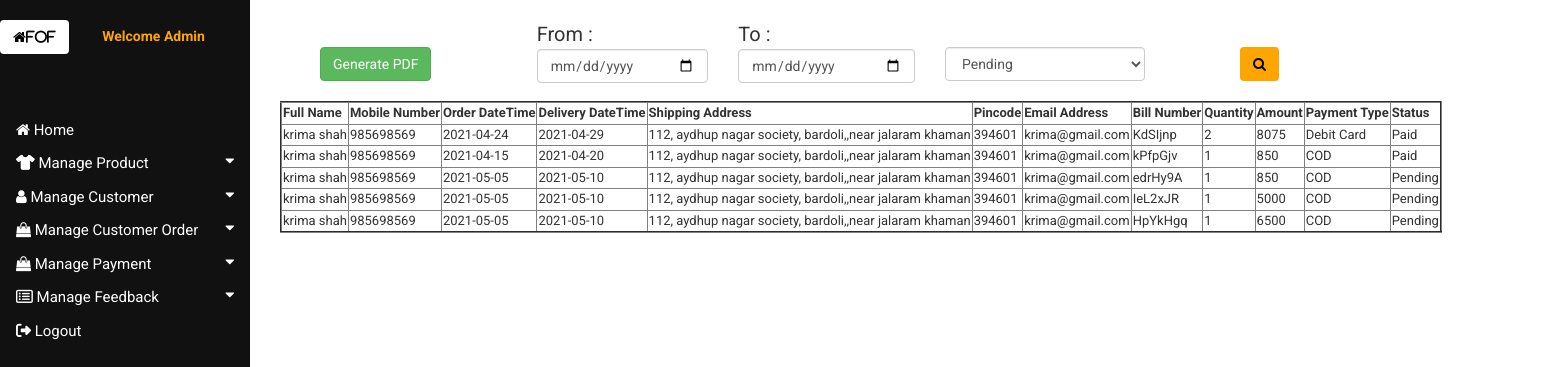
Screenshot of /OBMS/Boutique/Payment_View.php with the database file from the repository.
### tables this page shows
CREATE TABLE `tblcustomerorder` (
  `Serialno` int(11) NOT NULL,
  `Billno` varchar(50) NOT NULL,
  `Orderno` int(11) NOT NULL,
  `Customerid` int(11) NOT NULL,
  `Cartid` int(11) NOT NULL,
  `Quantity` int(11) NOT NULL,
  `Amount` int(11) NOT NULL,
  `PaymentDesc` varchar(250) NOT NULL,
  `Transactionid` varchar(100) NOT NULL,
  `order_datetime` date NOT NULL,
  `delivery_datetime` date NOT NULL,
  `Status` varchar(50) NOT NULL,
  `order_status` varchar(50) NOT NULL
);

CREATE TABLE `tblcustomerordermaster` (
  `no` int(11) NOT NULL,
  `Customerid` int(11) NOT NULL,
  `Full_Name` varchar(50) NOT NULL,
  `Mobile_Number` char(10) NOT NULL,
  `Shipping_address` varchar(250) NOT NULL,
  `Cityid` int(11) NOT NULL,
  `pincode` int(11) NOT NULL,
  `status` varchar(50) NOT NULL
);

CREATE TABLE `tblcustomer` (
  `id` int(11) NOT NULL,
  `fname` varchar(20) NOT NULL,
  `lname` varchar(20) NOT NULL,
  `address` varchar(500) NOT NULL,
  `cityid` int(11) NOT NULL,
  `pincode` int(11) NOT NULL,
  `gender` varchar(6) NOT NULL,
  `dob` date NOT NULL,
  `contactno` char(10) NOT NULL,
  `emailid` varchar(30) NOT NULL,
  `password` char(8) NOT NULL,
  `status` varchar(20) NOT NULL,
  `userid` int(11) NOT NULL
);

### OBMS/Boutique/Payment_View.php (the view, shortened to what this page needs)
<?php include './connection.php';?>
<?php include './sideheader.php';?>
<html>
    <head>
    <link href="css/bootstrap.min.css" rel="stylesheet">
    <link href="css/main.css" rel="stylesheet">
    </head>
    <body>
       <div class="main" style="padding-left: 10px;margin-top: 20px">
                <form action="#" method="post">
                    <div class="form-group col-md-2" style="margin-top:27px;padding-left: 10px">
                        <a href="PaymentReport.php" class="btn btn-success">Generate PDF</a>
                    </div>
                    <div class="form-group col-md-2" style="padding-left:20px">
                        From : <input type="date" class="form-control" name="from" />
                    </div>
                    <div class="form-group col-md-2">
                        To : <input type="date" class="form-control" name="to" />
                    </div>
                    <div class="form-group col-md-3" style="margin-top:27px">
                        <select name="status" class="form-control" style="width:200px">
                            <option> Pending </option>
                        </select>
                    </div>
                    <button name="btnSearch" style="margin-top:27px;background-color: orange" class="btn"><i class="fa fa-search"></i></button>
                </form>
        </div>
        <br>
        <?php
            if(isset($_POST['btnSearch']))
            {
                $from=date('Y-m-d', strtotime($_POST['from']));
                $to=date('Y-m-d', strtotime($_POST['to']));
                $status=$_POST['status'];
                $sql="select o.Full_Name,o.Mobile_Number,p.order_datetime,p.delivery_datetime,o.Shipping_address,
                    o.pincode,c.emailid,p.Billno,p.Quantity,p.Amount,p.PaymentDesc,p.Status
                    from tblcustomerorder p
                    INNER JOIN tblcustomer c ON
                        p.Customerid=c.id
                     INNER JOIN tblcustomerordermaster o ON
                        p.Orderno=o.no
                        where  p.order_datetime BETWEEN '$from' AND '$to' AND p.Status='$status'
                        ORDER BY order_datetime ASC";
                $result= mysqli_query($con, $sql);
                ?>
<form action="#" method="post">
<div class="container" style="margin-left: 280px;margin-top: 0px;font-size: 13px;width: 1290px">
    <div class="row">
        <table border="2px">
           <tr>
               <th> Full Name </th>
               <th> Mobile Number </th>
               <th> Order DateTime </th>
               <th> Delivery DateTime </th>
               <th> Shipping Address </th>
               <th> Pincode </th>
               <th> Email Address </th>
               <th> Bill Number </th>
               <th> Quantity </th>
               <th> Amount </th>
               <th> Payment Type </th>
               <th> Status </th>
           </tr>
           <?php
                if($result->num_rows>0)
                {
                     while($row= mysqli_fetch_array($result))
                        {?>
                <tr>
                                 <td> <?php echo $row['Full_Name'];?> </td>
                                <td> <?php echo $row['Mobile_Number'];?> </td>
                                <td> <?php echo $row['order_datetime'];?> </td>
                                <td> <?php echo $row['delivery_datetime'];?> </td>
                                <td> <?php echo $row['Shipping_address'];?> </td>
                                <td> <?php echo $row['pincode'];?> </td>
                                <td> <?php echo $row['emailid'];?> </td>
                                <td> <?php echo $row['Billno'];?> </td>
                                <td> <?php echo $row['Quantity'];?> </td>
                                <td> <?php echo $row['Amount'];?> </td>
                                <td> <?php echo $row['PaymentDesc'];?> </td>
                                <td> <?php echo $row['Status'];?> </td>
                </tr>
                            <?php
                }}?>
                       </table>
                <?php }
 else
 {
    $sql="select o.Full_Name,o.Mobile_Number,p.order_datetime,p.delivery_datetime,o.Shipping_address,
                    o.pincode,c.emailid,p.Billno,p.Quantity,p.Amount,p.PaymentDesc,p.Status
                    from tblcustomerorder p
                    INNER JOIN tblcustomer c ON
                        p.Customerid=c.id
                     INNER JOIN tblcustomerordermaster o ON
                        p.Orderno=o.no
                        ORDER BY p.Serialno ASC";
                $result= mysqli_query($con, $sql);
    ?>
<form action="#" method="post">
<div class="container" style="margin-left: 280px;margin-top: 0px;font-size:13px;width: 1290px">
    <div class="row">
        <table border="2px">
           <tr>
               <th> Full Name </th>
               <th> Mobile Number </th>
               <th> Order DateTime </th>
               <th> Delivery DateTime </th>
               <th> Shipping Address </th>
               <th> Pincode </th>
               <th> Email Address </th>
               <th> Bill Number </th>
               <th> Quantity </th>
               <th> Amount </th>
               <th> Payment Type </th>
               <th> Status </th>
           </tr>
               <?php
                if($result->num_rows>0)
                {
                     while($row= mysqli_fetch_assoc($result))
                        {?>
                            <tr>
                                <td> <?php echo $row['Full_Name'];?> </td>
                                <td> <?php echo $row['Mobile_Number'];?> </td>
                                <td> <?php echo $row['order_datetime'];?> </td>
                                <td> <?php echo $row['delivery_datetime'];?> </td>
                                <td> <?php echo $row['Shipping_address'];?> </td>
                                <td> <?php echo $row['pincode'];?> </td>
                                <td> <?php echo $row['emailid'];?> </td>
                                <td> <?php echo $row['Billno'];?> </td>
                                <td> <?php echo $row['Quantity'];?> </td>
                                <td> <?php echo $row['Amount'];?> </td>
                                <td> <?php echo $row['PaymentDesc'];?> </td>
                                <td> <?php echo $row['Status'];?> </td>
                            </tr>
                            <?php
                        }?>
                       </table>
                <?php }
 }
?>
    </div>
</div>
</form>
 </body>
</html>

### OBMS/Boutique/css/main.css (style rules this page uses)
body { font-family: 'Roboto', sans-serif; position: relative; font-weight:400px; }
a { -webkit-transition: 300ms; -moz-transition: 300ms; -o-transition: 300ms; transition: 300ms; }
.user_info input, select, textarea { background: #F0F0E9; border:0; color: #696763; padding: 5px; width: 100%; border-radius: 0; resize: none }

### OBMS/Boutique/sideheader.php (style rules this page uses)
body { font-family: "Lato", sans-serif; }
.main { margin-left: 300px; font-size: 20px; padding: 0px 10px; }

### rows the page displays
tblcustomerorder: tblcustomerordermaster.Full_Name "krima shah", tblcustomerordermaster.Mobile_Number "985698569", order_datetime "2021-04-24", delivery_datetime "2021-04-29", tblcustomerordermaster.Shipping_address "112, aydhup nagar society, bardoli,,near jalaram khaman", tblcustomerordermaster.pincode "394601", Customerid.emailid "krima@gmail.com", Billno "KdSIjnp", Quantity "2", Amount "8075", PaymentDesc "Debit Card", Status "Paid"
tblcustomerorder: tblcustomerordermaster.Full_Name "krima shah", tblcustomerordermaster.Mobile_Number "985698569", order_datetime "2021-04-15", delivery_datetime "2021-04-20", tblcustomerordermaster.Shipping_address "112, aydhup nagar society, bardoli,,near jalaram khaman", tblcustomerordermaster.pincode "394601", Customerid.emailid "krima@gmail.com", Billno "kPfpGjv", Quantity "1", Amount "850", PaymentDesc "COD", Status "Paid"
tblcustomerorder: tblcustomerordermaster.Full_Name "krima shah", tblcustomerordermaster.Mobile_Number "985698569", order_datetime "2021-05-05", delivery_datetime "2021-05-10", tblcustomerordermaster.Shipping_address "112, aydhup nagar society, bardoli,,near jalaram khaman", tblcustomerordermaster.pincode "394601", Customerid.emailid "krima@gmail.com", Billno "edrHy9A", Quantity "1", Amount "850", PaymentDesc "COD", Status "Pending"
tblcustomerorder: tblcustomerordermaster.Full_Name "krima shah", tblcustomerordermaster.Mobile_Number "985698569", order_datetime "2021-05-05", delivery_datetime "2021-05-10", tblcustomerordermaster.Shipping_address "112, aydhup nagar society, bardoli,,near jalaram khaman", tblcustomerordermaster.pincode "394601", Customerid.emailid "krima@gmail.com", Billno "IeL2xJR", Quantity "1", Amount "5000", PaymentDesc "COD", Status "Pending"
tblcustomerorder: tblcustomerordermaster.Full_Name "krima shah", tblcustomerordermaster.Mobile_Number "985698569", order_datetime "2021-05-05", delivery_datetime "2021-05-10", tblcustomerordermaster.Shipping_address "112, aydhup nagar society, bardoli,,near jalaram khaman", tblcustomerordermaster.pincode "394601", Customerid.emailid "krima@gmail.com", Billno "HpYkHgq", Quantity "1", Amount "6500", PaymentDesc "COD", Status "Pending"
